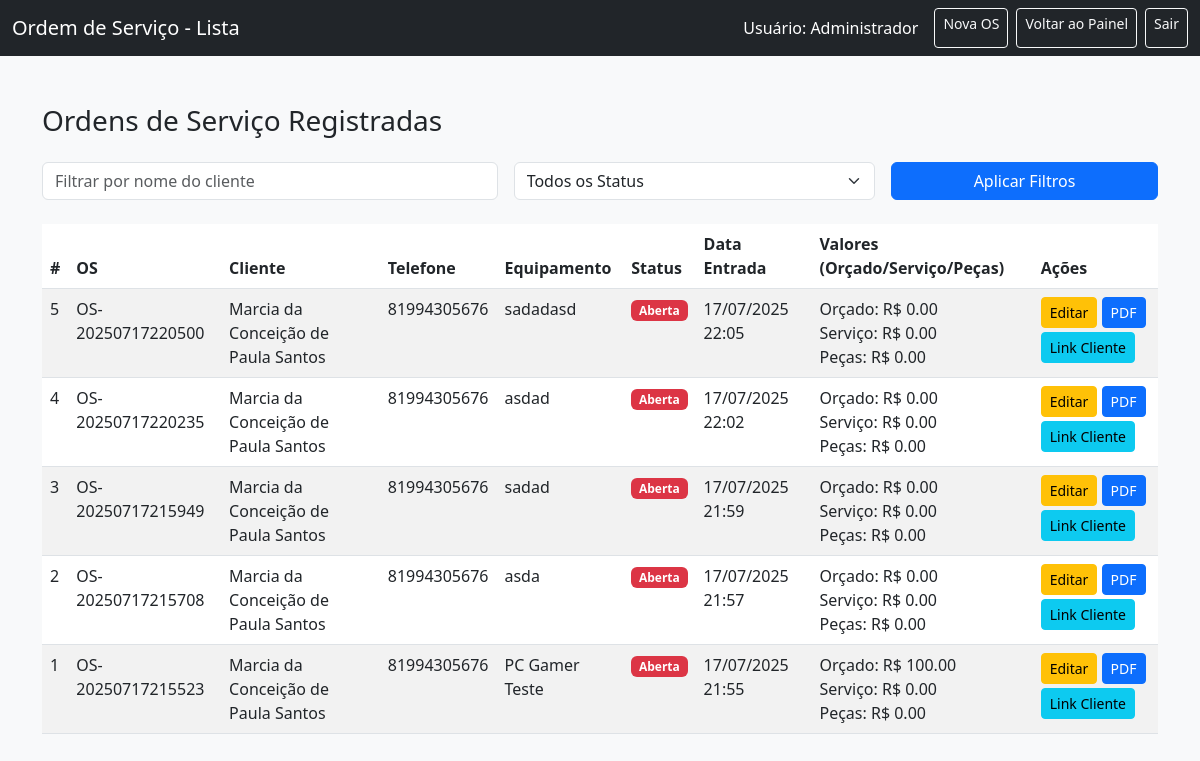
The page /listar_os (signed in) on the database its author committed.
### tables this page shows
CREATE TABLE ordens_servico (
            id INTEGER PRIMARY KEY AUTOINCREMENT,
            codigo_os TEXT NOT NULL UNIQUE,
            id_cliente INTEGER NOT NULL,
            cliente TEXT NOT NULL,
            telefone TEXT,
            equipamento TEXT NOT NULL,
            numero_serie TEXT NOT NULL,
            itens_internos TEXT NOT NULL,
            defeito TEXT NOT NULL,
            solucao TEXT DEFAULT '',
            status TEXT DEFAULT 'Aberta',
            data_entrada TEXT NOT NULL,
            responsavel TEXT NOT NULL,
            valor_orcamento REAL DEFAULT 0.0,
            valor_servico_executado REAL DEFAULT 0.0,
            pecas_adicionadas TEXT DEFAULT '',
            valor_pecas REAL DEFAULT 0.0,
            nome_aprovacao_cliente TEXT DEFAULT '',
            data_aprovacao_cliente TEXT DEFAULT '',
            FOREIGN KEY (id_cliente) REFERENCES clientes(id)
        );

CREATE TABLE clientes (
            id INTEGER PRIMARY KEY AUTOINCREMENT,
            nome TEXT NOT NULL,
            cpf TEXT NOT NULL UNIQUE,
            telefone TEXT
        );

### app.py (the view)
@app.route('/listar_os')
def listar_os():
    if 'usuario_id' not in session or session['permissao'] == 'cliente':
        flash('Você não tem permissão para acessar esta página.', 'danger')
        return redirect(url_for('login'))
    filtro_cliente_nome = request.args.get('cliente', '').strip() # Filtra por nome do cliente
    filtro_status = request.args.get('status', '').strip()
    conn = sqlite3.connect(DB)
    c = conn.cursor()
    query = """
        SELECT
            os.id, os.codigo_os, c.nome, c.telefone, os.equipamento, os.numero_serie, os.itens_internos,
            os.defeito, os.solucao, os.status, os.data_entrada, os.responsavel, os.valor_orcamento,
            os.valor_servico_executado, os.pecas_adicionadas, os.valor_pecas,
            os.nome_aprovacao_cliente, os.data_aprovacao_cliente
        FROM ordens_servico os
        JOIN clientes c ON os.id_cliente = c.id
    """
    params = []
    condicoes = []
    if filtro_cliente_nome:
        condicoes.append("c.nome LIKE ?")
        params.append(f"%{filtro_cliente_nome}%")
    if filtro_status:
        condicoes.append("os.status = ?")
        params.append(filtro_status)
    if condicoes:
        query += " WHERE " + " AND ".join(condicoes)
    query += " ORDER BY os.id DESC"
    c.execute(query, params)
    ordens = c.fetchall()
    conn.close()
    return render_template('listar_os.html', ordens=ordens, usuario=session['usuario_nome'], filtro_cliente=filtro_cliente_nome, filtro_status=filtro_status)

### templates/listar_os.html (shortened to what this page needs)
<!DOCTYPE html>
<html lang="pt-br">
<head>
  <link href="https://cdn.jsdelivr.net/npm/bootstrap@5.3.0/dist/css/bootstrap.min.css" rel="stylesheet">
</head>
<body class="bg-light">
<nav class="navbar navbar-dark bg-dark">
  <div class="container-fluid">
    <span class="navbar-brand">Ordem de Serviço - Lista</span>
    <div class="d-flex">
      <span class="navbar-text text-white me-3">Usuário: {{ usuario }}</span>
      <a href="{{ url_for('nova_os') }}" class="btn btn-outline-light btn-sm me-2">Nova OS</a>
      <a href="{{ url_for('dashboard') }}" class="btn btn-outline-light btn-sm me-2">Voltar ao Painel</a>
      <a href="{{ url_for('logout') }}" class="btn btn-outline-light btn-sm">Sair</a>
    </div>
  </div>
</nav>
<div class="container py-5">
  <h3 class="mb-4">Ordens de Serviço Registradas</h3>
  <form method="GET" action="{{ url_for('listar_os') }}" class="mb-4">
    <div class="row g-3">
      <div class="col-md-5">
        <input type="text" class="form-control" id="cliente_filtro" name="cliente" placeholder="Filtrar por nome do cliente" value="{{ filtro_cliente or '' }}">
      </div>
      <div class="col-md-4">
        <select class="form-select" id="status_filtro" name="status">
          <option value="">Todos os Status</option>
        </select>
      </div>
      <div class="col-md-3">
        <button type="submit" class="btn btn-primary w-100">Aplicar Filtros</button>
      </div>
    </div>
  </form>
  <table class="table table-striped table-hover">
    <thead>
      <tr>
        <th>#</th>
        <th>OS</th>
        <th>Cliente</th>
        <th>Telefone</th>
        <th>Equipamento</th>
        <th>Status</th>
        <th>Data Entrada</th>
        <th>Valores (Orçado/Serviço/Peças)</th>
        <th>Ações</th>
      </tr>
    </thead>
    <tbody>
      {% for os in ordens %}
      <tr>
        <td>{{ os[0] }}</td>
        <td>{{ os[1] }}</td>
        <td>{{ os[2] }}</td>
        <td>{{ os[3] or 'N/A' }}</td>
        <td>{{ os[4] }}</td>
        <td>
          {% if os[9] == 'Aberta' %}
            <span class="badge bg-danger">{{ os[9] }}</span>
          {% elif os[9] == 'Em Análise' %}
            <span class="badge bg-warning text-dark">{{ os[9] }}</span>
          {% elif os[9] == 'Finalizada' %}
            <span class="badge bg-success">{{ os[9] }}</span>
          {% else %}
            <span class="badge bg-secondary">{{ os[9] }}</span>
          {% endif %}
        </td>
        <td>{{ os[10] }}</td>
        <td>
            Orçado: R$ {{ "%.2f"|format(os[12] or 0.0) }}<br>
            Serviço: R$ {{ "%.2f"|format(os[13] or 0.0) }}<br>
            Peças: R$ {{ "%.2f"|format(os[15] or 0.0) }}
        </td>
        <td>
          <a href="{{ url_for('editar_os', id=os[0]) }}" class="btn btn-sm btn-warning mb-1">Editar</a>
          <a href="{{ url_for('ver_pdf_os', codigo_os=os[1]) }}" class="btn btn-sm btn-primary mb-1" target="_blank">PDF</a>
          <a href="{{ url_for('visualizar_os_publica', codigo_os=os[1]) }}" class="btn btn-sm btn-info" target="_blank" title="Link público para o cliente">Link Cliente</a>
        </td>
      </tr>
      {% endfor %}
    </tbody>
  </table>
</div>
</body>
</html>

### rows shown on the page
ordens_servico: id "5", codigo_os "OS-20250717220500", nome "Marcia da Conceição de Paula Santos", telefone "81994305676", equipamento "sadadasd", status "Aberta", data_entrada "17/07/2025 22:05", valor_orcamento "0.00", valor_servico_executado "0.00", valor_pecas "0.00"
ordens_servico: id "4", codigo_os "OS-20250717220235", nome "Marcia da Conceição de Paula Santos", telefone "81994305676", equipamento "asdad", status "Aberta", data_entrada "17/07/2025 22:02", valor_orcamento "0.00", valor_servico_executado "0.00", valor_pecas "0.00"
ordens_servico: id "3", codigo_os "OS-20250717215949", nome "Marcia da Conceição de Paula Santos", telefone "81994305676", equipamento "sadad", status "Aberta", data_entrada "17/07/2025 21:59", valor_orcamento "0.00", valor_servico_executado "0.00", valor_pecas "0.00"
ordens_servico: id "2", codigo_os "OS-20250717215708", nome "Marcia da Conceição de Paula Santos", telefone "81994305676", equipamento "asda", status "Aberta", data_entrada "17/07/2025 21:57", valor_orcamento "0.00", valor_servico_executado "0.00", valor_pecas "0.00"
ordens_servico: id "1", codigo_os "OS-20250717215523", nome "Marcia da Conceição de Paula Santos", telefone "81994305676", equipamento "PC Gamer Teste", status "Aberta", data_entrada "17/07/2025 21:55", valor_orcamento "100.00", valor_servico_executado "0.00", valor_pecas "0.00"

### other values the page prints
{{ usuario }} "Administrador"
